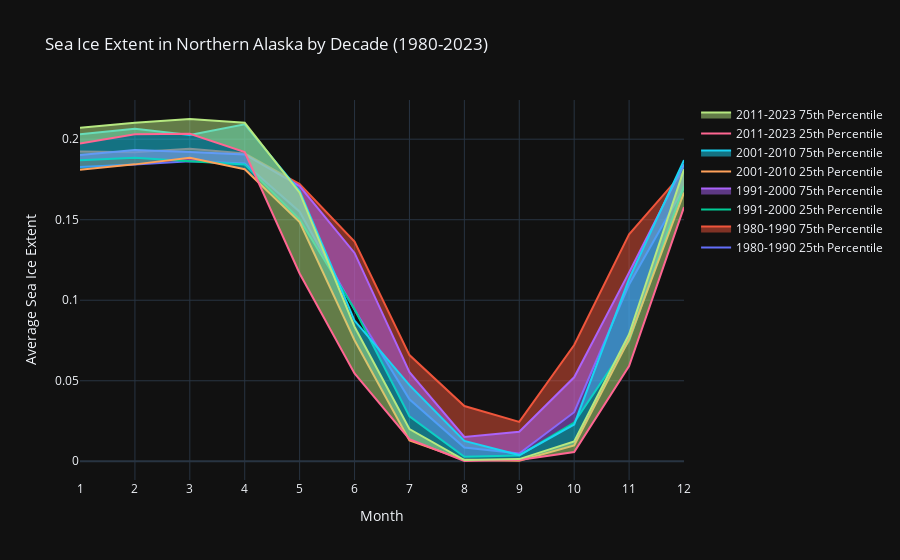

The cell this chart's notebook holds for it:
### Markdown cell above
## Visualizing sea ice fraction parameter by 25th and 75th percentiles

### Code cell
import xarray as xr
import plotly.graph_objects as go
import os
import pandas as pd
import numpy as np

# Base directory where the NetCDF files are stored
data_dir = '/Users/casey/Desktop/blue-dot/data/raw'

# Months (1 through 12)
months = list(range(1, 13))

# Decade ranges
decades = [(1980, 1990), (1991, 2000), (2001, 2010), (2011, 2023)]

# Latitude and longitude bounds for Northern Alaska
lat_bounds = [64, 71]
lon_bounds = [-168, -141]

# Initialize DataFrame for sea ice extent
df_sea_ice = pd.DataFrame()

# Process each file in the directory
for file_name in os.listdir(data_dir):
    if file_name.endswith('.nc4'):
        # Extract year and month from file name
        parts = file_name.split('.')
        date_part = parts[-2]  # Format 'YYYYMM'
        year = int(date_part[:4])
        month = int(date_part[4:6])

        file_path = os.path.join(data_dir, file_name)
        ds = xr.open_dataset(file_path)

        # Extract 'FRSEAICE' for Northern Alaska region
        sea_ice = ds['FRSEAICE'].sel(lat=slice(*lat_bounds), lon=slice(*lon_bounds))

        # Store data in DataFrame
        df_sea_ice.at[pd.to_datetime(f'{year}-{month}-01'), 'Sea Ice Extent'] = sea_ice.mean().values
        ds.close()

# Create a figure for plotting
fig = go.Figure()

# Plot for each decade
for start_year, end_year in decades:
    # Select the data for the decade
    decade_data = df_sea_ice[(df_sea_ice.index.year >= start_year) & (df_sea_ice.index.year <= end_year)]
    
    # Calculate the 25th and 75th percentiles for each month
    lower_bound = decade_data.groupby(decade_data.index.month).quantile(0.25)
    upper_bound = decade_data.groupby(decade_data.index.month).quantile(0.75)

    # Plot the percentiles
    fig.add_trace(go.Scatter(x=lower_bound.index, y=lower_bound['Sea Ice Extent'], mode='lines', name=f'{start_year}-{end_year} 25th Percentile'))
    fig.add_trace(go.Scatter(x=upper_bound.index, y=upper_bound['Sea Ice Extent'], mode='lines', name=f'{start_year}-{end_year} 75th Percentile', fill='tonexty'))

# Update layout
fig.update_layout(
    title='Sea Ice Extent in Northern Alaska by Decade (1980-2023)',
    xaxis=dict(title='Month', tickmode='array', tickvals=months),
    yaxis=dict(title='Average Sea Ice Extent'),
    template='plotly_dark'
)

fig.show()

### Figure 1 — Plotly figure (JSON) as saved in the notebook; plotly's stock layout.template omitted (floating-point values rounded to 4 significant figures)
{"data": [{"mode": "lines", "name": "1980-1990 25th Percentile", "type": "scatter", "x": [1, 2, 3, 4, 5, 6, 7, 8, 9, 10, 11, 12], "y": [0.1827, 0.1842, 0.1863, 0.1849, 0.1549, 0.09407, 0.03848, 0.008517, 0.004783, 0.03047, 0.1098, 0.17]}, {"fill": "tonexty", "mode": "lines", "name": "1980-1990 75th Percentile", "type": "scatter", "x": [1, 2, 3, 4, 5, 6, 7, 8, 9, 10, 11, 12], "y": [0.1924, 0.1919, 0.1941, 0.1912, 0.1722, 0.1365, 0.06593, 0.03433, 0.02444, 0.0722, 0.1409, 0.18]}, {"mode": "lines", "name": "1991-2000 25th Percentile", "type": "scatter", "x": [1, 2, 3, 4, 5, 6, 7, 8, 9, 10, 11, 12], "y": [0.1869, 0.1884, 0.1863, 0.1843, 0.1501, 0.09435, 0.02789, 0.002854, 0.003659, 0.024, 0.07484, 0.1709]}, {"fill": "tonexty", "mode": "lines", "name": "1991-2000 75th Percentile", "type": "scatter", "x": [1, 2, 3, 4, 5, 6, 7, 8, 9, 10, 11, 12], "y": [0.1902, 0.1933, 0.192, 0.1905, 0.1709, 0.1294, 0.05537, 0.01513, 0.01831, 0.05216, 0.1173, 0.1843]}, {"mode": "lines", "name": "2001-2010 25th Percentile", "type": "scatter", "x": [1, 2, 3, 4, 5, 6, 7, 8, 9, 10, 11, 12], "y": [0.1811, 0.1844, 0.1885, 0.1814, 0.1486, 0.07514, 0.01292, 0.0009088, 0.0003171, 0.009887, 0.07575, 0.1668]}, {"fill": "tonexty", "mode": "lines", "name": "2001-2010 75th Percentile", "type": "scatter", "x": [1, 2, 3, 4, 5, 6, 7, 8, 9, 10, 11, 12], "y": [0.2031, 0.2064, 0.2026, 0.2092, 0.1679, 0.08739, 0.04732, 0.01262, 0.003851, 0.02286, 0.1133, 0.187]}, {"mode": "lines", "name": "2011-2023 25th Percentile", "type": "scatter", "x": [1, 2, 3, 4, 5, 6, 7, 8, 9, 10, 11, 12], "y": [0.1973, 0.2031, 0.2034, 0.192, 0.1166, 0.05457, 0.01377, 0.0001756, 0.0007932, 0.005706, 0.05907, 0.1578]}, {"fill": "tonexty", "mode": "lines", "name": "2011-2023 75th Percentile", "type": "scatter", "x": [1, 2, 3, 4, 5, 6, 7, 8, 9, 10, 11, 12], "y": [0.2071, 0.2102, 0.2125, 0.2102, 0.1667, 0.08357, 0.02002, 0.0007659, 0.001355, 0.01226, 0.07885, 0.1813]}], "layout": {"title": {"text": "Sea Ice Extent in Northern Alaska by Decade (1980-2023)"}, "xaxis": {"tickmode": "array", "tickvals": [1, 2, 3, 4, 5, 6, 7, 8, 9, 10, 11, 12], "title": {"text": "Month"}}, "yaxis": {"title": {"text": "Average Sea Ice Extent"}}}}
